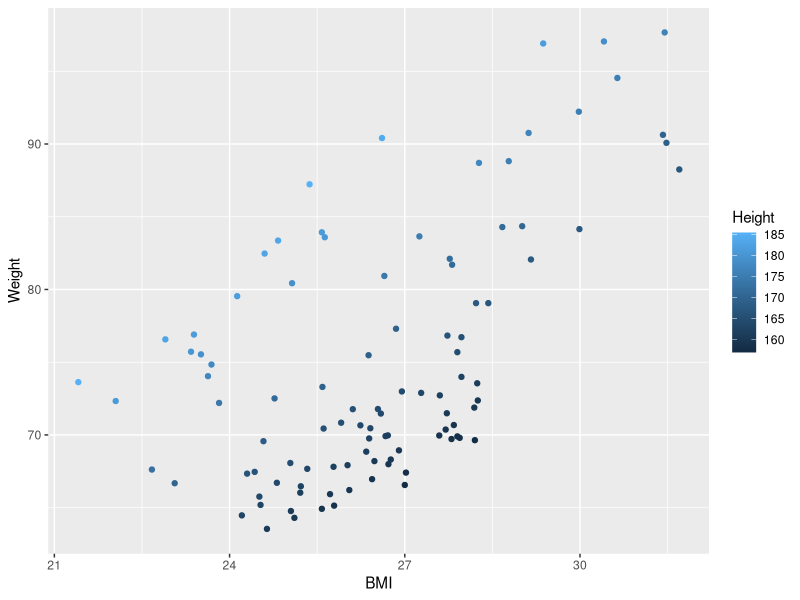
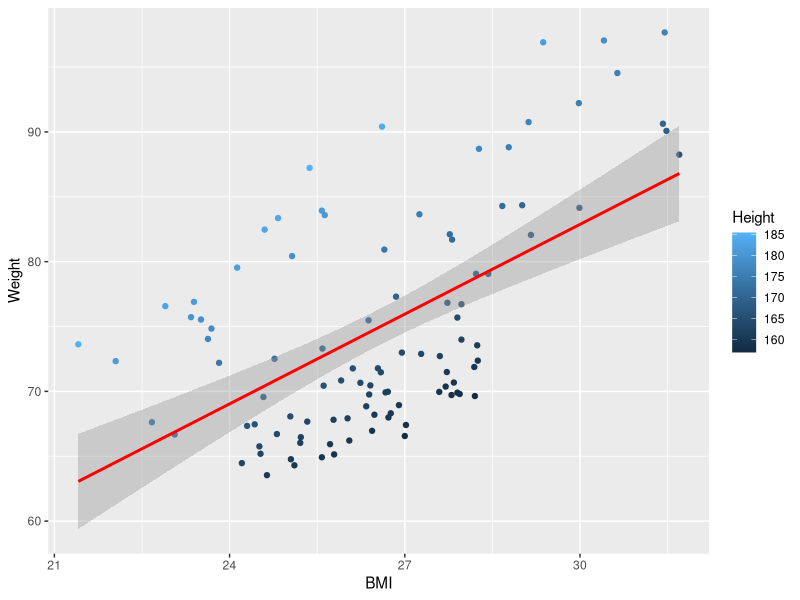
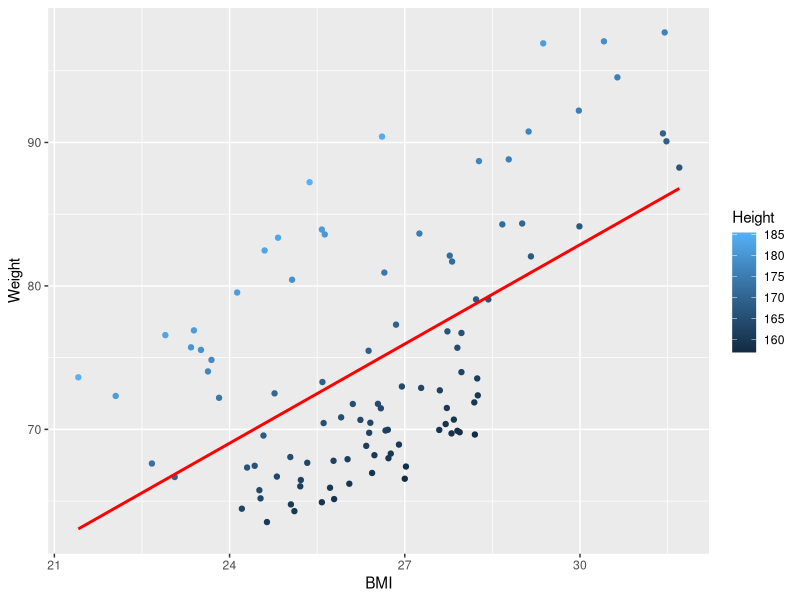
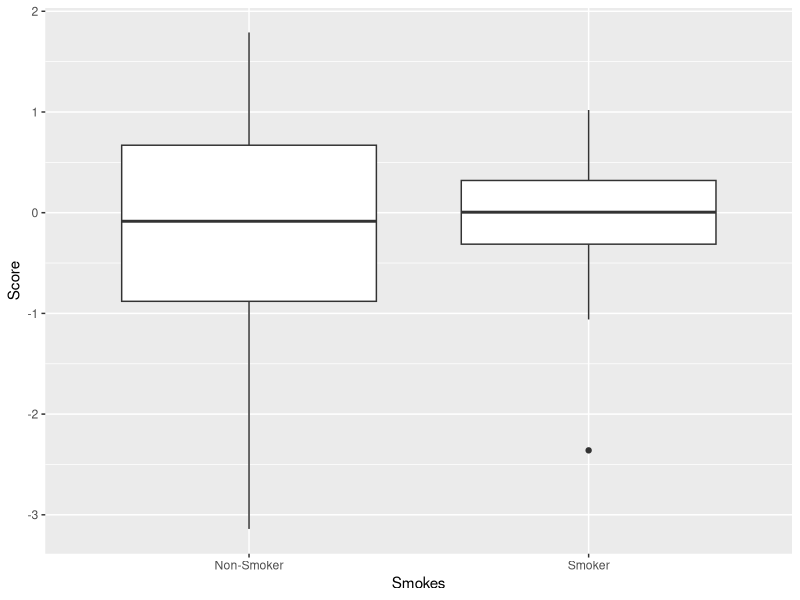
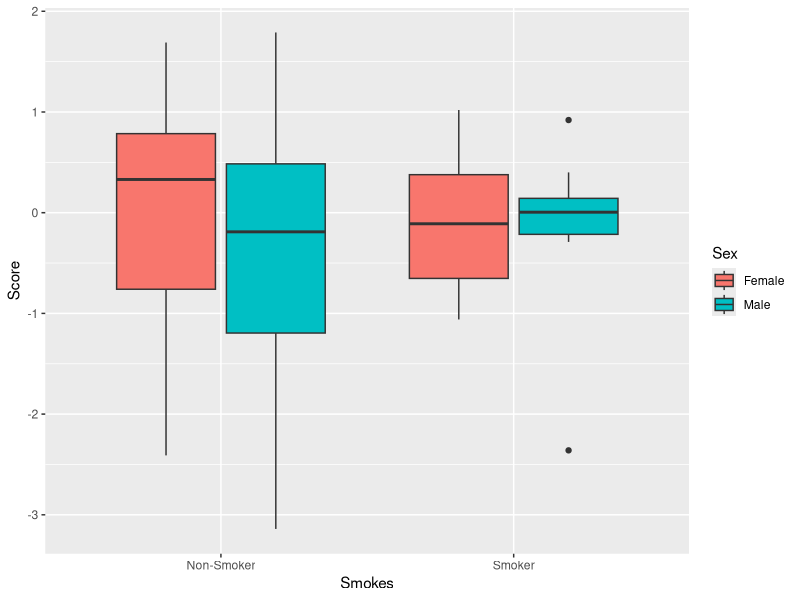
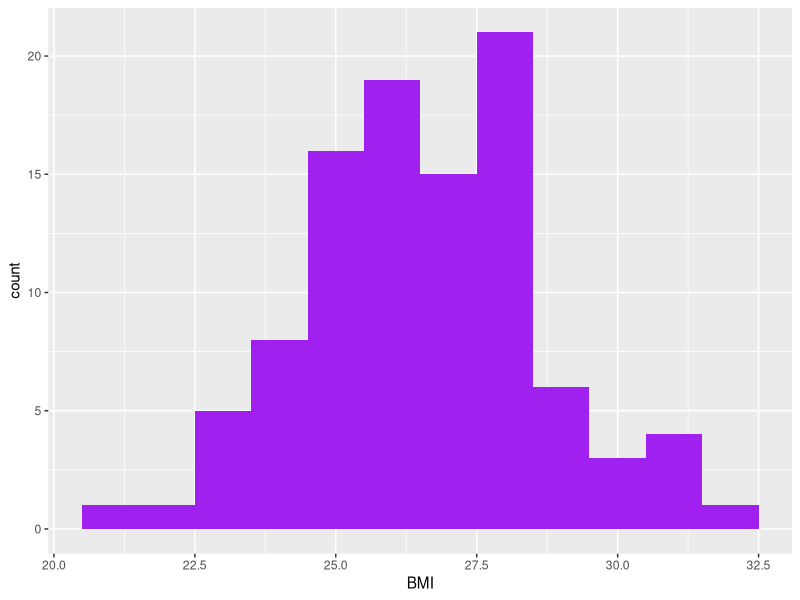
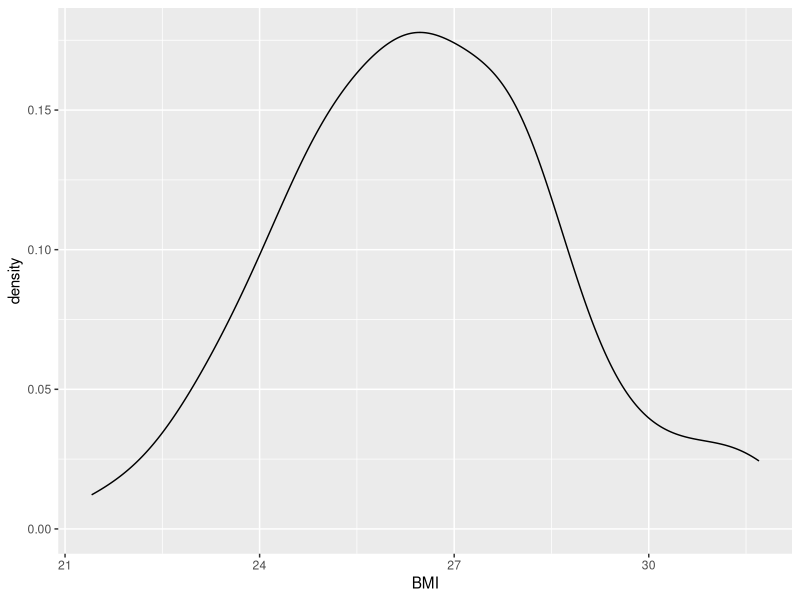
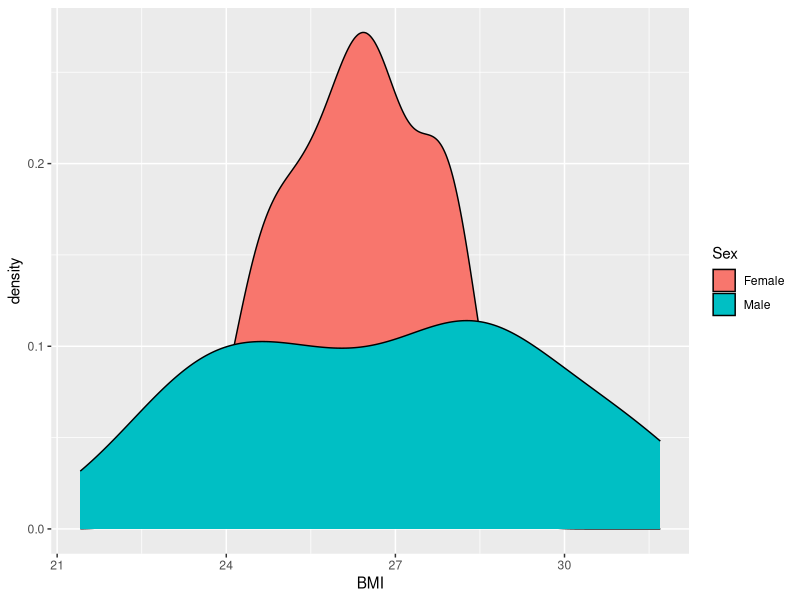

Here is the R script that generated these plots, in order:
################################################################################
# Activity 05 - Data Visualization
# Jerome Poblete
# 2026 May 28
################################################################################

# A. Geom and Aesthetics
# install.packages(ggplot2)
library(ggplot2)
rm(list = ls())

## 1. Read in the cleaned patients dataset, "patient_data.csv", into a new
##    object called "patients".
patients <- read.csv("patient_data.csv")

## 2. Generate a scatterplot of BMI versus Weight using the patient dataset and
##    add a color scale based on the Height variable
##
##    `ggplot()` is the main workhorse. By default, it creates a scatterplot.
##    It directly uses the named variables `data` and `mapping`.
##
##    `aes()` lets us define which group/s to use and in which dimensions.
##    THe named arguments `x` and `y` are frequently used. Some may be omitted,
##    e.g. `y` if you want to make a histogram. If desired, can we also forward
##    the named variable `color` or `colour`.
##
##    Note that to actually draw the points we need to chain `geom_point()`
##    when we want to 'print' the scatterplot.
bmi_weight <- ggplot(data=patients, mapping=aes(x=BMI, y=Weight, colour=Height))

## Draw the scatterplot. Other lines similar to this will do the same.
bmi_weight + geom_point()

## 3. Using an additional geom, add an extra layer of a fit line to the previous
##    plot
##
bmi_weight + geom_point() + geom_smooth(method = "lm", colour="red")

## 4. Does the fit in the previous plot look good? Look at the help page for
##    “geom_smooth” and adjust the method to fit a straight line without
##    standard error bounds.
bmi_weight + geom_point() + geom_smooth(method = "lm", se = FALSE, colour="red")

## 6. Generate a boxplot of Score values comparing smokers and non-smokers.
##
##    Since this is a boxplot, we don't need to draw the points.
smokes_scores <- ggplot(data=patients, mapping=aes(x=Smokes, y=Score))
smokes_scores + geom_boxplot()

## 7. Split the previous boxplot into male and female groups with different
##    colors.
smokes_scores + geom_boxplot(mapping=aes(fill=Sex))

## 8. Generate a histogram of BMIs with each bar colored blue, choosing a
##    suitable bin width.
bmi <- ggplot(data=patients, mapping=aes(x=BMI))
bmi + geom_histogram(binwidth=1, fill="purple")

## 9. Instead of a histogram, generate a density plot of BMI.
bmi + geom_density()

## 10. Generate density plots of BMIs colored by Sex.
bmi + geom_density(mapping=aes(fill=Sex))

# B. Facets

## 1. Generate a scatterplot of BMI versus Weight, add a color scale to the
##    scatterplot based on the Height variable, and split the plot into a grid
##    of plots separated by Smoking status and Sex.
##
##    To split a plot into grids, use the `facet_grid()` function. It allows us
##    to form a matrix-like plot. So here we want to classify each person's
##    BMI vs. Weight point based on their Smoker and Sex statuses.
##
##    Note that the formula syntax is equivalent to passing in the named
##    arguments, e.g. `b ~ a` is the same as passing `x = a, y = b`.
bmi_weight + geom_point() + facet_grid(Sex ~ Smokes)

## 2. Generate a boxplot of BMIs comparing smokers and non-smokers, color the
##    boxplot by Sex, and include a separate facet for people of different ages.
##
##    `facet_wrap()` is similar to `facet_grid()` but it formats the output
##    plot slightly differently to optimize for rectangular displays. It works
##    best for one (1) variable with many levels.
bmi + geom_boxplot(mapping=aes(fill=Sex)) + facet_wrap(~ Age)

## 3. Produce a similar boxplot of BMIs, but this time group data by Sex, color
##    by Age, and facet by Smoking status.
bmi + geom_boxplot(mapping=aes(y=Sex, fill=Age)) # + facet_wrap(~ Sex)

# C. Scales and hemes

## 1. Generate a scatterplot of BMI versus Weight from the patients dataset.
## 2. Starting from the previous plot, adjust the BMI axis to show only labels
##    for 20, 30, 40 and the weight axis to show breaks for 60 to 100 in steps
##    of 5, adding the units (kilograms) to the axis label. Look at the help
##    page for “scale_x_continuous” and “scale_y_continuous”

## 3. Create a violin plot of BMI by Age where violins are filled using a
##    sequential color palette. Look at the help page for “scale_fill_brewer”

## 4. Create a scatterplot of BMI versus Weight and add a continuous color scale
##    for height. Make the color scale with a midpoint (set to the mean point)
##    color of grey and extremes of green (low) and red (high). Look at the help
##    page for “scale_colour_gradient2”

## 5. Recreate the scatterplot of BMI by weight this time, coloring by age
##    group, and add a straight line fit (but no standard error/confidence
##    intervals) for each age group.

## 6. Remove the legend title from the previous plot, change the background
##    colors of legend keys to white, and place the legend at the bottom of the
##    plot. Look at the help page for “theme”

## 7. Add a title to the plot and remove the minor grid lines. Save the plot to
##    a 5 by 5 inch image file.
